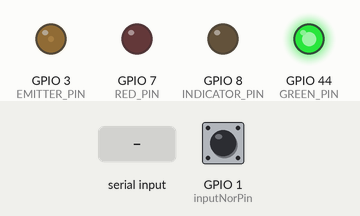
A sketch run on a simulated ESP32. Shown: output pins drawn as LEDs (lit = HIGH). The test bench sets the inputs (shaded band); at power-on: GPIO 1 (inputNorPin) HIGH. What the sketch prints to the serial monitor is not drawn.

Above: at 1.7 s.
1.8 s: GPIO 1 (inputNorPin) pulled LOW for 0.15 s
At 1.87 s:
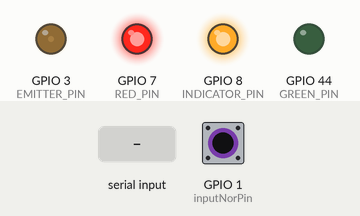
3.4 s: "setIRPower" received over Serial
At 4.8 s:
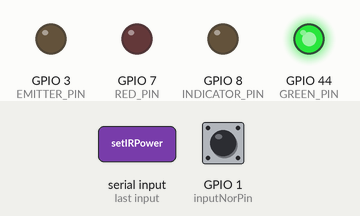
5.9 s: GPIO 1 (inputNorPin) pulled LOW for 1 s
At 6.7 s:
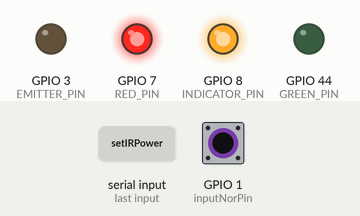
8.4 s: GPIO 1 (inputNorPin) pulled LOW for 3.2 s
At 12.7 s:
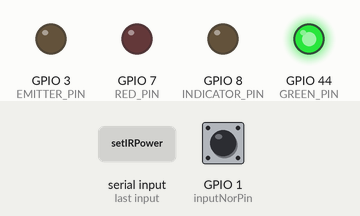
Timing chart, 0 to 14.2 s (numbered marks = the images above; inputs shaded):
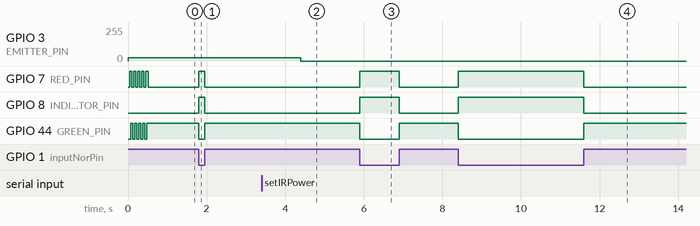

Measured:
- after the input at 1.8 s, GPIO 7 (RED_PIN), GPIO 8 (INDICATOR_PIN): LOW → HIGH at once, → LOW 0.15 s later; GPIO 44 (GREEN_PIN): HIGH → LOW at once, → HIGH 0.15 s later
- after the input at 3.4 s, GPIO 3 (EMITTER_PIN): 25/255 → 0/255 after 1.0 s
- after the input at 5.9 s, GPIO 7 (RED_PIN), GPIO 8 (INDICATOR_PIN): LOW → HIGH at once, → LOW 1.0 s later; GPIO 44 (GREEN_PIN): HIGH → LOW at once, → HIGH 1.0 s later
- after the input at 8.4 s, GPIO 7 (RED_PIN), GPIO 8 (INDICATOR_PIN): LOW → HIGH at once, → LOW 3.2 s later; GPIO 44 (GREEN_PIN): HIGH → LOW at once, → HIGH 3.2 s later

The sketch:

WiJump-V-0.3.ino
```cpp
#include <elapsedMillis.h>
//#include <TimerOne.h>

String version = "IRPlatform-0.4";

#define INDICATOR_PIN    D9             //Led indicating the beam detection
#define RED_PIN     D8                  //Dual led for on/off indicator
#define GREEN_PIN     D7                 //Dual led for battery indicator
#define BATT_LEV_PIN  13
elapsedMillis totalTime = 0;

//Emitter signal
uint32_t duty = 10;                //Duty cycle in %

//---Start PWM stuff---
// use first channel of 16 channels (started from zero)
#define LEDC_CHANNEL_0     0
// use 10 bit precission for LEDC timer
#define LEDC_TIMER_10_BIT  10
// use LEDC base frequency in Hz
#define LEDC_BASE_FREQ     38000
// fade LED PIN (replace with LED_BUILTIN constant for built-in LED)
#define EMITTER_PIN  3

bool bursting = false;          //wether the signal carrier is continuous or bursting. Set to true just for debugging purposes
bool active = true;             //The carrier signal can periodically switch from active to inactive if bursting is true
unsigned int inputNorPin = 1;      // 1 -> OR config (contact platform). 15 -> AND config (photocell)
unsigned int inputNandPin = 2;      // 2 -> OR config (contact platform). 15 -> AND config (photocell)
unsigned int inputPin = inputNorPin;
volatile bool currentSensorState = LOW; //HIGH -> Contact/Presence/Beam interrupted
volatile bool lastSensorState = LOW;    //HIGH -> Contact/Presence/Beam interrupted
volatile bool sensorChange = false;
unsigned int debounceTime = 2000;   //Time in microseconds to filter spurious signals

//Timer
// hw_timer_t * timer = NULL;
// portMUX_TYPE timerMux = portMUX_INITIALIZER_UNLOCKED;
// volatile bool timerFlag = false;

// Arduino like analogWrite
// value has to be between 0 and valueMax
void ledcAnalogWrite(uint8_t channel, unsigned int value, uint32_t valueMax = 255) {
  // calculate duty, 1023 from 2 ^ NumBits - 1
  uint32_t dutyTemp = ((pow(2, LEDC_TIMER_10_BIT) - 1) / valueMax) * min(value, valueMax);

  // write duty to LEDC
  ledcWrite(channel, dutyTemp);
}

hw_timer_t *timer = NULL;

//When the sensor changes its state, this is function called after debounceTime in microseconds
void IRAM_ATTR debounce() {
  currentSensorState = !digitalRead(inputPin);
  timerStop(timer);
  if (currentSensorState != lastSensorState) {
    sensorChange = true;
  }
}

void setup() {
  Serial.begin(115200);
  Serial.println(version);


  //---Start PWM---
  // Setup timer and attach timer to a led pin
  ledcSetup(LEDC_CHANNEL_0, LEDC_BASE_FREQ, LEDC_TIMER_10_BIT);
  ledcAttachPin(EMITTER_PIN, LEDC_CHANNEL_0);
  ledcAnalogWrite(LEDC_CHANNEL_0, duty, 100);
  //---End PWM stuff---


  //Sensor config
  pinMode(RED_PIN, OUTPUT);
  pinMode(GREEN_PIN, OUTPUT);
  pinMode(INDICATOR_PIN, OUTPUT);
  pinMode(inputNorPin, INPUT_PULLUP);
  pinMode(inputNandPin, INPUT_PULLUP);
  pinMode(BATT_LEV_PIN, INPUT_PULLUP);

  attachInterrupt(digitalPinToInterrupt(inputPin), changedPin, CHANGE);

  for (int i = 0 ; i<5; i++ ){
    digitalWrite(RED_PIN, LOW);
    delay(25);
    digitalWrite(GREEN_PIN, LOW);
    delay(25);
    digitalWrite(RED_PIN, HIGH);
    delay(25);
    digitalWrite(GREEN_PIN, HIGH);
    delay(25);
  }
  delay(10);

  digitalWrite(RED_PIN, !digitalRead(inputPin));
  digitalWrite(GREEN_PIN, digitalRead(inputPin));
  digitalWrite(INDICATOR_PIN, !digitalRead(inputPin));

  //Activating the timer for debouncing
  timer = timerBegin(0, 80, true);
  timerAttachInterrupt(timer, &debounce, true);
  timerAlarmWrite(timer, debounceTime, true);
  timerAlarmEnable(timer); // Habilitar la alarma
  timerStop(timer);


//startSleepMode();
}

void loop() {

  //bursting activates and deactivates the carrier signal alternatively each second;
  if (bursting) {
    if (totalTime >= 1000) {
      active = !active;

      if (active) {
        ledcSetup(LEDC_CHANNEL_0, LEDC_BASE_FREQ, LEDC_TIMER_10_BIT);
        ledcAttachPin(EMITTER_PIN, LEDC_CHANNEL_0);
        ledcAnalogWrite(LEDC_CHANNEL_0, duty, 100);
        digitalWrite(INDICATOR_PIN, HIGH);
      } else if (!active) {
        //        Timer1.disablePwm(emitterPin);
        //        digitalWrite(emitterPin, LOW);
        ledcSetup(LEDC_CHANNEL_0, 0, LEDC_TIMER_10_BIT);
        ledcAttachPin(EMITTER_PIN, LEDC_CHANNEL_0);
        digitalWrite(INDICATOR_PIN, LOW);
      }
      totalTime = 0;
    }
  }

  //check if there's incoming data in the serial port
  if (Serial.available()) {
    processSerial();
  }
  if (sensorChange) {
    digitalWrite(INDICATOR_PIN, currentSensorState);
    digitalWrite(RED_PIN, currentSensorState);
    digitalWrite(GREEN_PIN, !currentSensorState);
    lastSensorState = currentSensorState;
    sensorChange = false;
  }
}

void changedPin() {
  timerStart(timer);
}

//set the duty cicle of the IR emitter. Value between 0 and 100
void setIRPower(uint32_t power) {
  ledcAnalogWrite(LEDC_CHANNEL_0, power, 100);
  //Serial.println("Power set to " + String(power) + "%");
}

void processSerial()
{
  String inputString = Serial.readString();
  String commandString = inputString.substring(0, inputString.lastIndexOf(":"));

  if (commandString == "setIRPower") {
    String powerString = get_command_argument(inputString);
    duty = powerString.toInt();
    setIRPower( duty );
  } else if (commandString == "get_version") {
    getVersion();
  } else if (commandString == "setOrMode") {
    setInputPin(inputNorPin);
  } else if (commandString == "setAndMode") {
    setInputPin(inputNandPin);
  } else if (commandString == "startSleepMode") {
    startSleepMode();
  } else if (commandString == "endSleepMode") {
    endSleepMode();
  } else if (commandString == "getBattLev") {
    Serial.println(getBatteryLevel(100));
  } else {
    Serial.println("Not a valid command");
  }
  inputString = "";
}


String get_command_argument(String inputString)
{
  return (inputString.substring(inputString.lastIndexOf(":") + 1, inputString.lastIndexOf(";")));
}

void getVersion()
{
  Serial.println(version);
}

//In startSleepMode IR is activated only in long intervals to check if there is presence
void startSleepMode() {
  setIRPower(0);
//  timerAlarmEnable(timer);
}

void endSleepMode() {
//  timerAlarmDisable(timer);
  setIRPower(duty);
}

int getBatteryLevel(void) { getBatteryLevel(100); }
int getBatteryLevel(int measures) {
  unsigned int sum = 0;
  for (int i=1; i<=measures; i++) {
    sum = sum + analogRead(BATT_LEV_PIN);
    Serial.print(i);
    Serial.print("\t");
    Serial.println(sum);
  }
  return sum/measures;
}

void setInputPin(unsigned int pin) {
  detachInterrupt(digitalPinToInterrupt(inputPin));
  inputPin = pin;
  attachInterrupt(digitalPinToInterrupt(inputPin), changedPin, CHANGE);
  Serial.print("Pin set to: ");
  Serial.println(inputPin);
}
```
